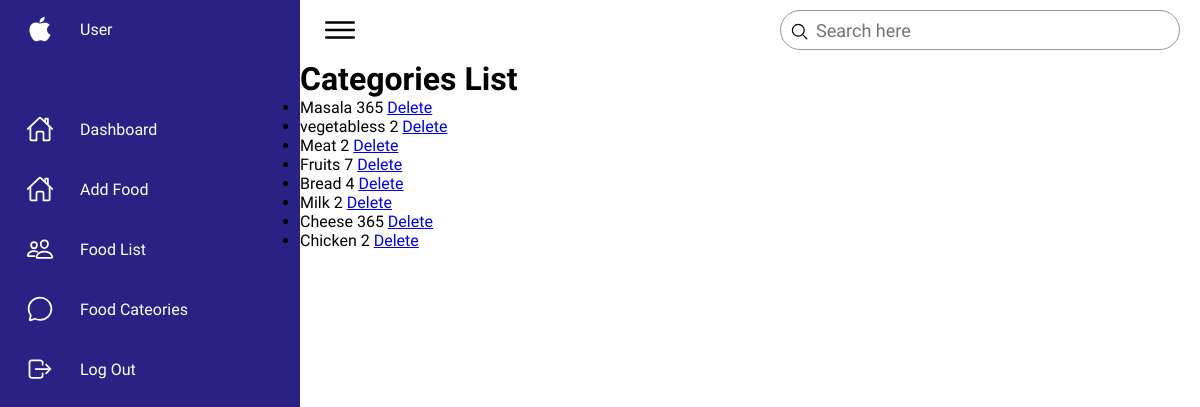
Page /category_list/ (signed in) on the committed database.
### food_management/models.py (models this page shows, shortened)
class FoodCategory(models.Model):
    name = models.CharField(max_length=100)
    pre_expiry_days = models.PositiveIntegerField(default=0)

### food_management/views.py (the view)
# urls.py: path('category_list/', category_list, name='category_list'),
@login_required(login_url='user_login/')
def category_list(request):
    categories = FoodCategory.objects.all()
    pre_expiry_days = FoodCategory.objects.all()
    return render(request, 'food_management/category_list.html', {'categories': categories, 'pre_expiry_days': pre_expiry_days})

### templates/food_management/category_list.html (shortened to what this page needs)
{% extends 'base.html' %}
{% block content %}
    <h1>Categories List</h1>
    <ul>
        {% for category in categories %}
            <li>
                {{ category.name }}
                {{category.pre_expiry_days}}
                <a href="{% url 'delete_category' pk=category.pk %}">Delete</a>
            </li>
        {% endfor %}
    </ul>
{% endblock %}

### static/assets/css/style.css (style rules this page uses)
* { font-family: "Ubuntu", sans-serif; margin: 0; padding: 0; box-sizing: border-box; }
:root { --blue: #2a2185; --white: #fff; --gray: #f5f5f5; --black1: #222; --black2: #999; }
body { min-height: 100vh; overflow-x: hidden; }

### rows in the picture
FoodCategory: name "Masala", pre_expiry_days "365"
FoodCategory: name "vegetabless", pre_expiry_days "2"
FoodCategory: name "Meat", pre_expiry_days "2"
FoodCategory: name "Fruits", pre_expiry_days "7"
FoodCategory: name "Bread", pre_expiry_days "4"
FoodCategory: name "Milk", pre_expiry_days "2"
FoodCategory: name "Cheese", pre_expiry_days "365"
FoodCategory: name "Chicken", pre_expiry_days "2"
